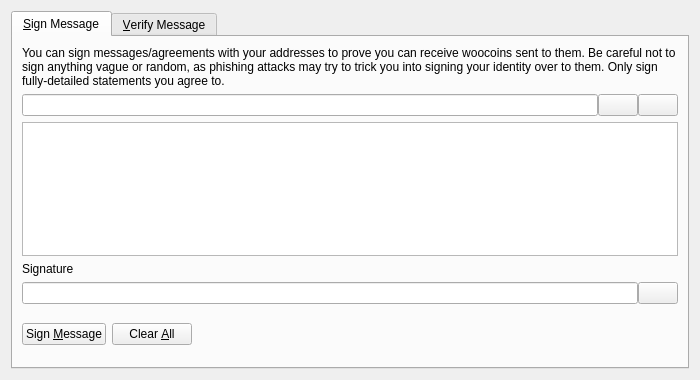
<?xml version="1.0" encoding="UTF-8"?>
<ui version="4.0">
 <class>SignVerifyMessageDialog</class>
 <widget class="QDialog" name="SignVerifyMessageDialog">
  <property name="geometry">
   <rect>
    <x>0</x>
    <y>0</y>
    <width>700</width>
    <height>380</height>
   </rect>
  </property>
  <property name="windowTitle">
   <string>Signatures - Sign / Verify a Message</string>
  </property>
  <property name="modal">
   <bool>true</bool>
  </property>
  <layout class="QVBoxLayout" name="verticalLayout">
   <item>
    <widget class="QTabWidget" name="tabWidget">
     <property name="currentIndex">
      <number>0</number>
     </property>
     <widget class="QWidget" name="tabSignMessage">
      <attribute name="title">
       <string>&amp;Sign Message</string>
      </attribute>
      <layout class="QVBoxLayout" name="verticalLayout_SM">
       <item>
        <widget class="QLabel" name="infoLabel_SM">
         <property name="text">
          <string>You can sign messages/agreements with your addresses to prove you can receive woocoins sent to them. Be careful not to sign anything vague or random, as phishing attacks may try to trick you into signing your identity over to them. Only sign fully-detailed statements you agree to.</string>
         </property>
         <property name="textFormat">
          <enum>Qt::PlainText</enum>
         </property>
         <property name="wordWrap">
          <bool>true</bool>
         </property>
        </widget>
       </item>
       <item>
        <layout class="QHBoxLayout" name="horizontalLayout_1_SM">
         <property name="spacing">
          <number>0</number>
         </property>
         <item>
          <widget class="QValidatedLineEdit" name="addressIn_SM">
           <property name="toolTip">
            <string>The WooCoin address to sign the message with</string>
           </property>
          </widget>
         </item>
         <item>
          <widget class="QPushButton" name="addressBookButton_SM">
           <property name="toolTip">
            <string>Choose previously used address</string>
           </property>
           <property name="text">
            <string/>
           </property>
           <property name="icon">
            <iconset resource="../bitcoin.qrc">
             <normaloff>:/icons/address-book</normaloff>:/icons/address-book</iconset>
           </property>
           <property name="shortcut">
            <string>Alt+A</string>
           </property>
           <property name="autoDefault">
            <bool>false</bool>
           </property>
          </widget>
         </item>
         <item>
          <widget class="QPushButton" name="pasteButton_SM">
           <property name="toolTip">
            <string>Paste address from clipboard</string>
           </property>
           <property name="text">
            <string/>
           </property>
           <property name="icon">
            <iconset resource="../bitcoin.qrc">
             <normaloff>:/icons/editpaste</normaloff>:/icons/editpaste</iconset>
           </property>
           <property name="shortcut">
            <string>Alt+P</string>
           </property>
           <property name="autoDefault">
            <bool>false</bool>
           </property>
          </widget>
         </item>
        </layout>
       </item>
       <item>
        <widget class="QPlainTextEdit" name="messageIn_SM">
         <property name="toolTip">
          <string>Enter the message you want to sign here</string>
         </property>
        </widget>
       </item>
       <item>
        <widget class="QLabel" name="signatureLabel_SM">
         <property name="text">
          <string>Signature</string>
         </property>
         <property name="textFormat">
          <enum>Qt::PlainText</enum>
         </property>
        </widget>
       </item>
       <item>
        <layout class="QHBoxLayout" name="horizontalLayout_2_SM">
         <property name="spacing">
          <number>0</number>
         </property>
         <item>
          <widget class="QLineEdit" name="signatureOut_SM">
           <property name="font">
            <font>
             <italic>true</italic>
            </font>
           </property>
           <property name="readOnly">
            <bool>true</bool>
           </property>
          </widget>
         </item>
         <item>
          <widget class="QPushButton" name="copySignatureButton_SM">
           <property name="toolTip">
            <string>Copy the current signature to the system clipboard</string>
           </property>
           <property name="text">
            <string/>
           </property>
           <property name="icon">
            <iconset resource="../bitcoin.qrc">
             <normaloff>:/icons/editcopy</normaloff>:/icons/editcopy</iconset>
           </property>
           <property name="autoDefault">
            <bool>false</bool>
           </property>
          </widget>
         </item>
        </layout>
       </item>
       <item>
        <layout class="QHBoxLayout" name="horizontalLayout_3_SM">
         <item>
          <widget class="QPushButton" name="signMessageButton_SM">
           <property name="toolTip">
            <string>Sign the message to prove you own this WooCoin address</string>
           </property>
           <property name="text">
            <string>Sign &amp;Message</string>
           </property>
           <property name="icon">
            <iconset resource="../bitcoin.qrc">
             <normaloff>:/icons/edit</normaloff>:/icons/edit</iconset>
           </property>
           <property name="autoDefault">
            <bool>false</bool>
           </property>
          </widget>
         </item>
         <item>
          <widget class="QPushButton" name="clearButton_SM">
           <property name="toolTip">
            <string>Reset all sign message fields</string>
           </property>
           <property name="text">
            <string>Clear &amp;All</string>
           </property>
           <property name="icon">
            <iconset resource="../bitcoin.qrc">
             <normaloff>:/icons/remove</normaloff>:/icons/remove</iconset>
           </property>
           <property name="autoDefault">
            <bool>false</bool>
           </property>
          </widget>
         </item>
         <item>
          <spacer name="horizontalSpacer_1_SM">
           <property name="orientation">
            <enum>Qt::Horizontal</enum>
           </property>
           <property name="sizeHint" stdset="0">
            <size>
             <width>40</width>
             <height>48</height>
            </size>
           </property>
          </spacer>
         </item>
         <item>
          <widget class="QLabel" name="statusLabel_SM">
           <property name="font">
            <font>
             <weight>75</weight>
             <bold>true</bold>
            </font>
           </property>
           <property name="text">
            <string/>
           </property>
           <property name="wordWrap">
            <bool>true</bool>
           </property>
          </widget>
         </item>
         <item>
          <spacer name="horizontalSpacer_2_SM">
           <property name="orientation">
            <enum>Qt::Horizontal</enum>
           </property>
           <property name="sizeHint" stdset="0">
            <size>
             <width>40</width>
             <height>48</height>
            </size>
           </property>
          </spacer>
         </item>
        </layout>
       </item>
      </layout>
     </widget>
     <widget class="QWidget" name="tabVerifyMessage">
      <attribute name="title">
       <string>&amp;Verify Message</string>
      </attribute>
      <layout class="QVBoxLayout" name="verticalLayout_VM">
       <item>
        <widget class="QLabel" name="infoLabel_VM">
         <property name="text">
          <string>Enter the receiver's address, message (ensure you copy line breaks, spaces, tabs, etc. exactly) and signature below to verify the message. Be careful not to read more into the signature than what is in the signed message itself, to avoid being tricked by a man-in-the-middle attack. Note that this only proves the signing party receives with the address, it cannot prove sendership of any transaction!</string>
         </property>
         <property name="textFormat">
          <enum>Qt::PlainText</enum>
         </property>
         <property name="alignment">
          <set>Qt::AlignLeading|Qt::AlignLeft|Qt::AlignTop</set>
         </property>
         <property name="wordWrap">
          <bool>true</bool>
         </property>
        </widget>
       </item>
       <item>
        <layout class="QHBoxLayout" name="horizontalLayout_1_VM">
         <property name="spacing">
          <number>0</number>
         </property>
         <item>
          <widget class="QValidatedLineEdit" name="addressIn_VM">
           <property name="toolTip">
            <string>The WooCoin address the message was signed with</string>
           </property>
          </widget>
         </item>
         <item>
          <widget class="QPushButton" name="addressBookButton_VM">
           <property name="toolTip">
            <string>Choose previously used address</string>
           </property>
           <property name="text">
            <string/>
           </property>
           <property name="icon">
            <iconset resource="../bitcoin.qrc">
             <normaloff>:/icons/address-book</normaloff>:/icons/address-book</iconset>
           </property>
           <property name="shortcut">
            <string>Alt+A</string>
           </property>
           <property name="autoDefault">
            <bool>false</bool>
           </property>
          </widget>
         </item>
        </layout>
       </item>
       <item>
        <widget class="QPlainTextEdit" name="messageIn_VM"/>
       </item>
       <item>
        <widget class="QValidatedLineEdit" name="signatureIn_VM"/>
       </item>
       <item>
        <layout class="QHBoxLayout" name="horizontalLayout_2_VM">
         <item>
          <widget class="QPushButton" name="verifyMessageButton_VM">
           <property name="toolTip">
            <string>Verify the message to ensure it was signed with the specified WooCoin address</string>
           </property>
           <property name="text">
            <string>Verify &amp;Message</string>
           </property>
           <property name="icon">
            <iconset resource="../bitcoin.qrc">
             <normaloff>:/icons/transaction_0</normaloff>:/icons/transaction_0</iconset>
           </property>
           <property name="autoDefault">
            <bool>false</bool>
           </property>
          </widget>
         </item>
         <item>
          <widget class="QPushButton" name="clearButton_VM">
           <property name="toolTip">
            <string>Reset all verify message fields</string>
           </property>
           <property name="text">
            <string>Clear &amp;All</string>
           </property>
           <property name="icon">
            <iconset resource="../bitcoin.qrc">
             <normaloff>:/icons/remove</normaloff>:/icons/remove</iconset>
           </property>
           <property name="autoDefault">
            <bool>false</bool>
           </property>
          </widget>
         </item>
         <item>
          <spacer name="horizontalSpacer_1_VM">
           <property name="orientation">
            <enum>Qt::Horizontal</enum>
           </property>
           <property name="sizeHint" stdset="0">
            <size>
             <width>40</width>
             <height>48</height>
            </size>
           </property>
          </spacer>
         </item>
         <item>
          <widget class="QLabel" name="statusLabel_VM">
           <property name="font">
            <font>
             <weight>75</weight>
             <bold>true</bold>
            </font>
           </property>
           <property name="text">
            <string/>
           </property>
           <property name="wordWrap">
            <bool>true</bool>
           </property>
          </widget>
         </item>
         <item>
          <spacer name="horizontalSpacer_2_VM">
           <property name="orientation">
            <enum>Qt::Horizontal</enum>
           </property>
           <property name="sizeHint" stdset="0">
            <size>
             <width>40</width>
             <height>48</height>
            </size>
           </property>
          </spacer>
         </item>
        </layout>
       </item>
      </layout>
     </widget>
    </widget>
   </item>
  </layout>
 </widget>
 <customwidgets>
  <customwidget>
   <class>QValidatedLineEdit</class>
   <extends>QLineEdit</extends>
   <header>qt/qvalidatedlineedit.h</header>
  </customwidget>
 </customwidgets>
 <resources>
  <include location="../bitcoin.qrc"/>
 </resources>
 <connections/>
</ui>
